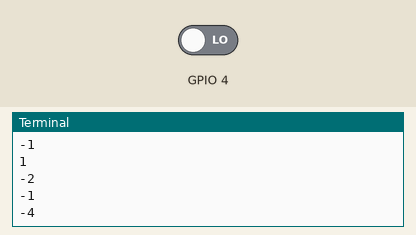
This program was run on a simulated Raspberry Pi (BCM pin numbers). Parts: the last lines printed to the terminal. The inputs (shaded band) are chosen by the test bench; at power-on: GPIO 4 LOW. Random numbers come from a fixed seed.

Above: at 1.2 s.
1.3 s: GPIO 4 driven HIGH
At 1.68 s:
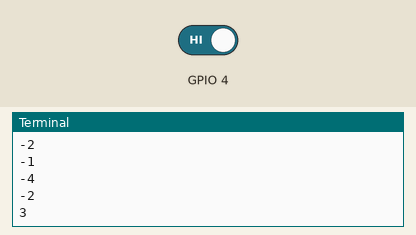
2.8 s: GPIO 4 driven LOW
At 3.18 s:
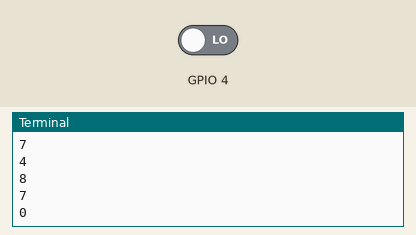
Timing chart, 0 to 5.8 s (numbered marks = the images above; inputs shaded):
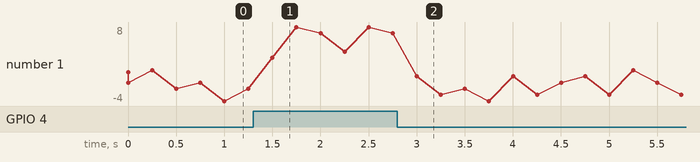

The program:

testgp.py
```python
#! /usr/bin/python

import RPi.GPIO as GPIO
import os
import numpy as np
import time

print GPIO.VERSION

#choose the GPIO pin as input

GPIO.setmode(GPIO.BCM)
GPIO.setup(04, GPIO.IN)

#initiate count and output variables
counter = 0
outv = 0

#initiate infinite loop for data collection
while True:
	counter += 1
	#initialize scaling parameter
	scaling = counter + (-1^(np.random.randint(5)))*(np.random.randint(5))*0.1

	if (GPIO.input(04)):
		#print "output on Pin 7 detected"
		#print "111111111111111111111111111111111111111111111111111111"
		outv = 8 + int((-1^(np.random.randint(5)))*counter/(scaling+1))
		print outv
	else:
		#print "no output on Pin 7"
		#print "000000"
		outv = 1 + int((-1^(np.random.randint(5)))*counter/(scaling+1))
		print outv

	time.sleep(0.25)
```

Measured:
- after the input at 1.3 s, the terminal: prints a new line after 0.20 s (image 1)
- after the input at 2.8 s, the terminal: prints a new line after 0.20 s (image 2)
- plotted number 1: -2 → 7 after the input at 1.3 s
